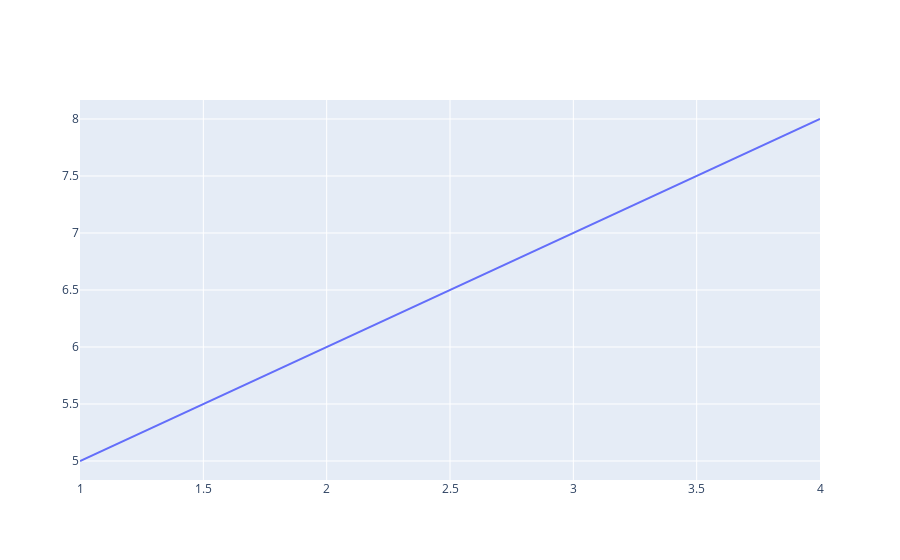

Source (notebook cell):
### Code cell
fig=go.Figure()
fig.add_trace(go.Scatter(x=[1,2,3,4],y=[5,6,7,8], mode='lines'))
fig.show()

### Figure 1 — Plotly figure (JSON) as saved in the notebook; plotly's stock layout.template omitted (floating-point values rounded to 4 significant figures)
{"data": [{"mode": "lines", "type": "scatter", "x": [1, 2, 3, 4], "y": [5, 6, 7, 8]}], "layout": {}}
